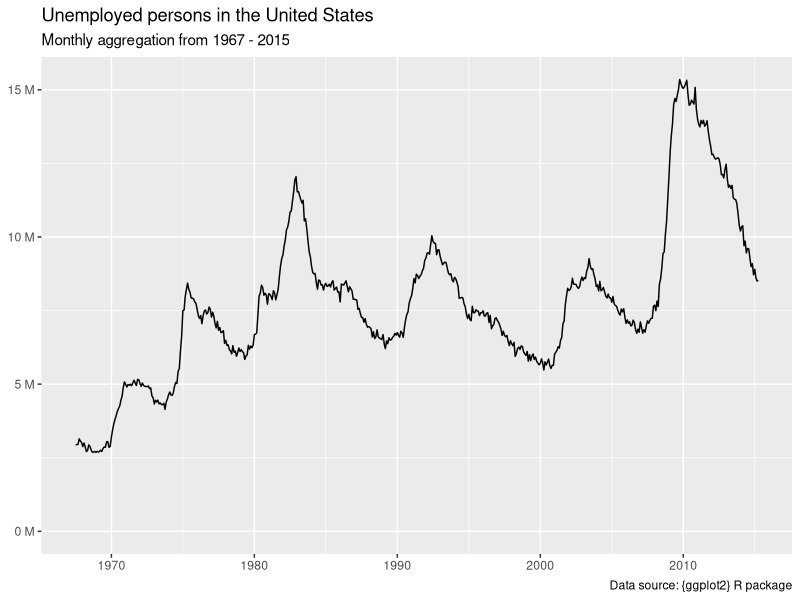
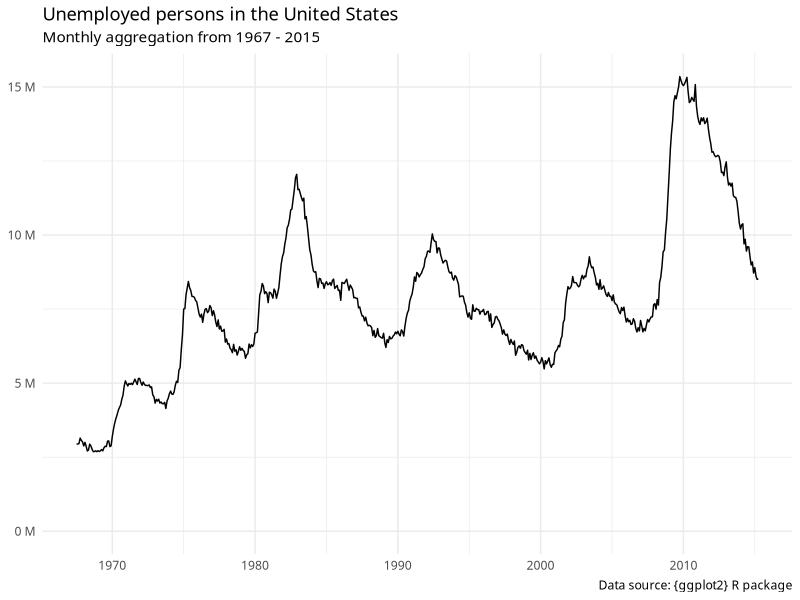
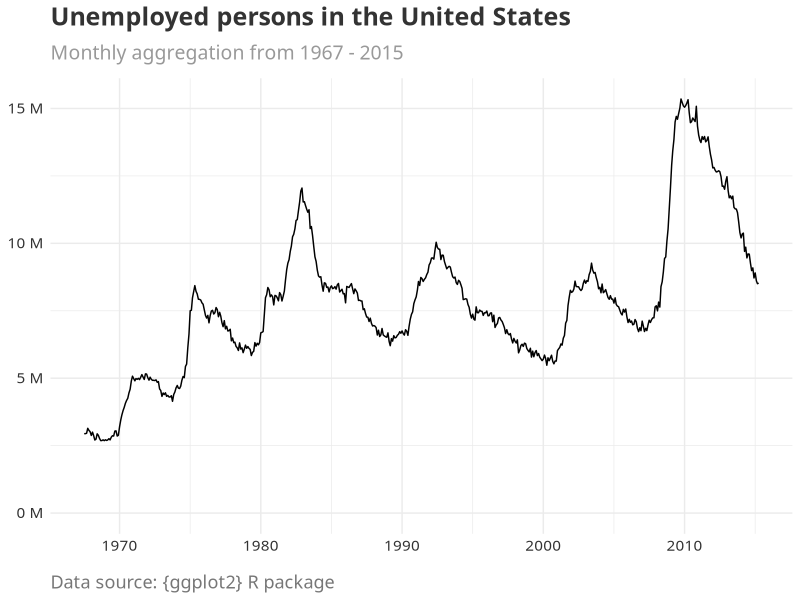
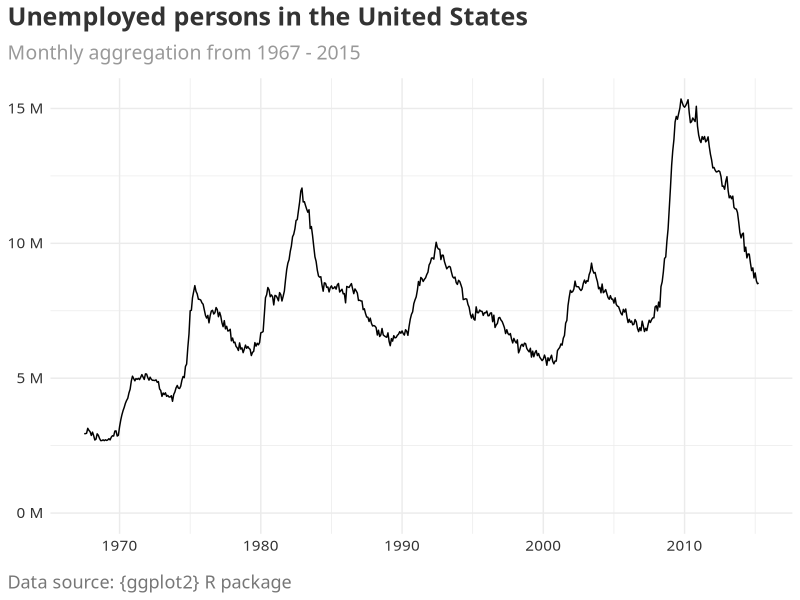
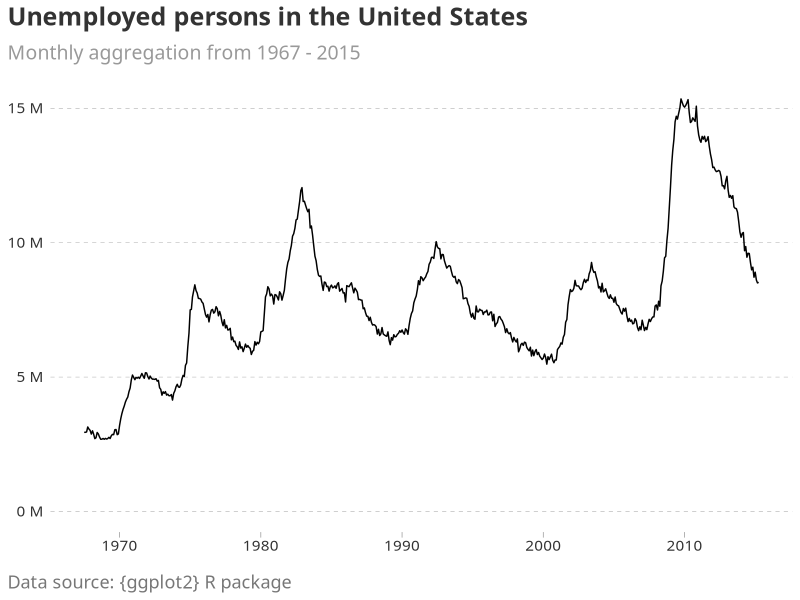
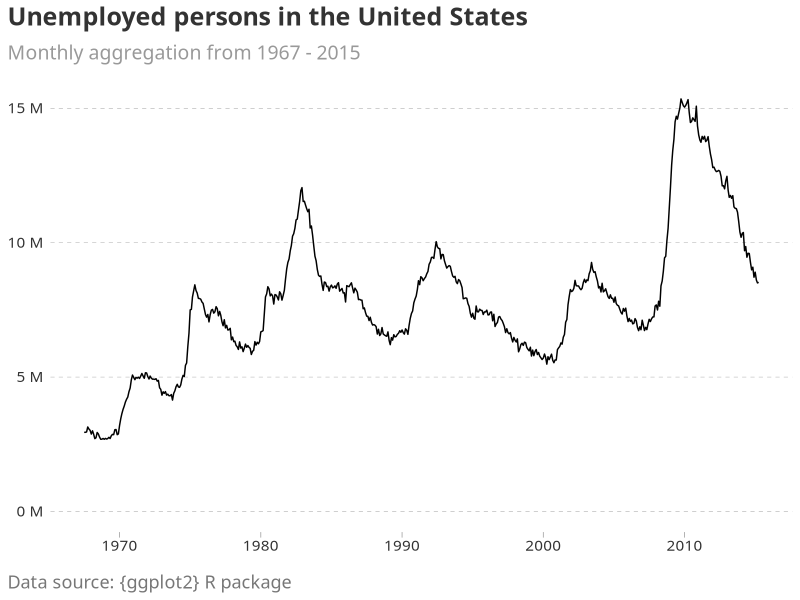
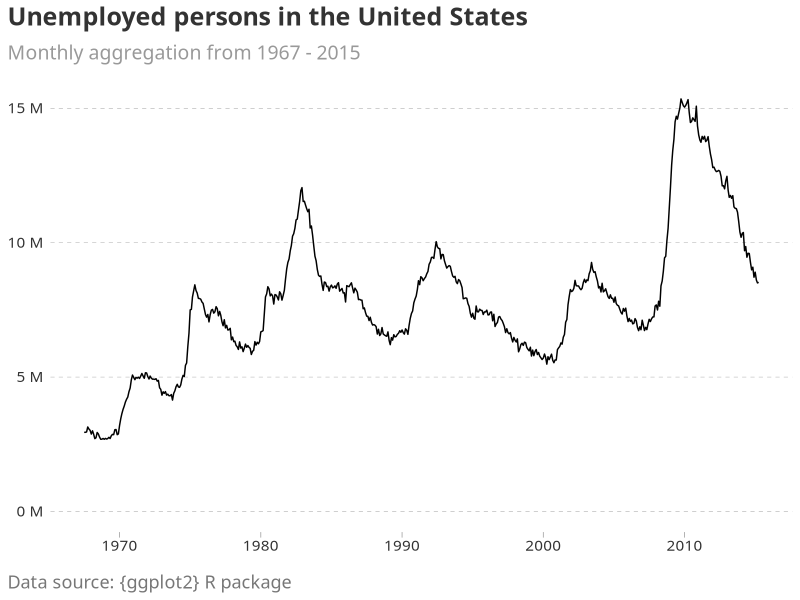
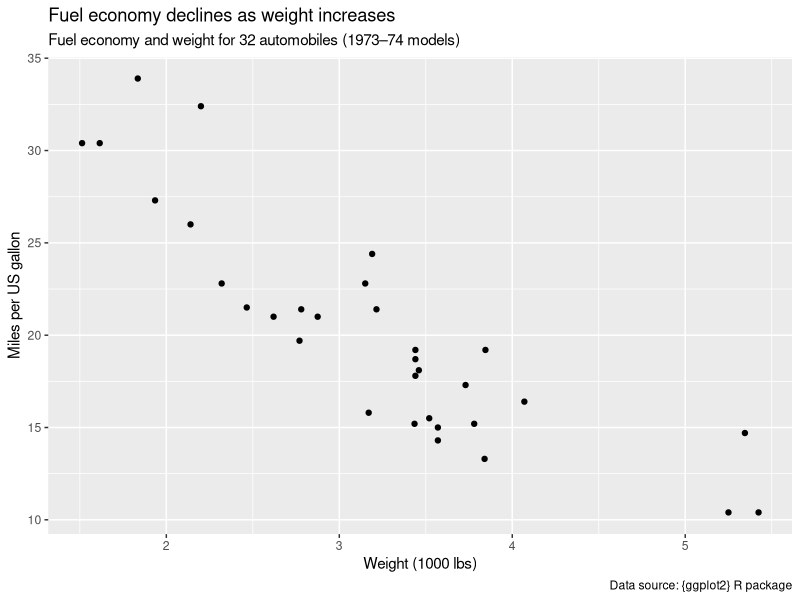

Reproduce these figures in R, in order.
## ---- chunk 1
#| include: false
library(ggplot2)
?theme
## ---- chunk 2
default_plot <- ggplot(economics, aes(date, unemploy)) +
  geom_line() +
  labs(
    title = "Unemployed persons in the United States",
    subtitle = "Monthly aggregation from 1967 - 2015",
    caption = "Data source: {ggplot2} R package",
    x = NULL,
    y = NULL
  ) +
  # Unemployment level is number of unemployed in thousands.
  # This declutters the figure by presenting the number of
  # unemployed in millions
  scale_y_continuous(
    labels = scales::label_number(
      scale = 0.001,
      suffix = " M"
    ),
    limits = c(0, max(economics$unemploy))
  )

default_plot
## ---- chunk 3
nyt_plot <- default_plot +
  theme_minimal(
    base_family = "Libre Franklin"
  )

nyt_plot
## ---- chunk 4
nyt_plot <- nyt_plot +
  theme(
    plot.title = element_text(
      size = 18,
      face = "bold",
      color = "#333333", # dark gray
      margin = margin(b = 10)
    ),
    plot.subtitle = element_text(
      size = 14,
      color = "#999999", # medium gray
      margin = margin(b = 10)
    ),
    plot.caption = element_text(
      size = 13,
      color = "#777777", # light gray
      margin = margin(t = 15),
      hjust = 0
    ),
    axis.text = element_text(
      size = 11,
      color = "#333333" # dark gray
    )
  )

nyt_plot
## ---- chunk 5
nyt_plot <- nyt_plot +
  theme(
    plot.title.position = "plot",
    plot.caption.position = "plot"
  )

nyt_plot
## ---- chunk 6
nyt_plot <- nyt_plot +
  theme(
    panel.grid.minor = element_blank(),
    panel.grid.major = element_line(
      linetype = "dashed",
      linewidth = 0.15,
      color = "#999999"
    ),
    panel.grid.major.x = element_blank(),
    axis.ticks.x = element_line(
      linetype = "solid",
      linewidth = 0.25,
      color = "#999999"
    ),
    axis.ticks.length.x = unit(4, units = "pt")
  )

nyt_plot
## ---- chunk 7
nyt_theme <- function() {
  # Set base theme and font family =============================================
  theme_minimal(
    base_family = "Libre Franklin"
  ) +
    # Overwrite base theme defaults ============================================
    theme(
      # Text elements ==========================================================
      plot.title = element_text(
        size = 18,
        face = "bold",
        color = "#333333",
        margin = margin(b = 10)
      ),
      plot.subtitle = element_text(
        size = 14,
        color = "#999999",
        margin = margin(b = 10)
      ),
      plot.caption = element_text(
        size = 13,
        color = "#777777",
        margin = margin(t = 15),
        hjust = 0
      ),
      axis.text = element_text(
        size = 11,
        color = "#333333"
      ),
      plot.title.position = "plot",
      plot.caption.position = "plot",
      # Line elements ==========================================================
      panel.grid.minor = element_blank(),
      panel.grid.major = element_line(
        linetype = "dashed",
        linewidth = 0.15,
        color = "#999999"
      ),
      panel.grid.major.x = element_blank(),
      axis.ticks.x = element_line(
        linetype = "solid",
        linewidth = 0.25,
        color = "#999999"
      ),
      axis.ticks.length.x = unit(4, units = "pt")
    )
}
## ---- chunk 8
default_plot +
  nyt_theme()
## ---- chunk 9
nyt_theme <- function(gridline_x = TRUE, gridline_y = TRUE) {
  gridline <- element_line(
    linetype = "dashed",
    linewidth = 0.15,
    color = "#999999"
  )

  gridline_x <- if (isTRUE(gridline_x)) {
    gridline
  } else {
    element_blank()
  }

  gridline_y <- if (isTRUE(gridline_y)) {
    gridline
  } else {
    element_blank()
  }

  # Set base theme and font family =============================================
  theme_minimal(
    base_family = "Libre Franklin"
  ) +
    # Overwrite base theme defaults ============================================
    theme(
      # Text elements ==========================================================
      plot.title = element_text(
        size = 18,
        face = "bold",
        color = "#333333",
        margin = margin(b = 10)
      ),
      plot.subtitle = element_text(
        size = 14,
        color = "#999999",
        margin = margin(b = 10)
      ),
      plot.caption = element_text(
        size = 13,
        color = "#777777",
        margin = margin(t = 15),
        hjust = 0
      ),
      axis.text = element_text(
        size = 11,
        color = "#333333"
      ),
      plot.title.position = "plot",
      plot.caption.position = "plot",
      # Line elements ==========================================================
      panel.grid.minor = element_blank(),
      panel.grid.major.x = gridline_x,
      panel.grid.major.y = gridline_y,
      axis.ticks.x = element_line(
        linetype = "solid",
        linewidth = 0.25,
        color = "#999999"
      ),
      axis.ticks.length.x = unit(4, units = "pt")
    )
}
## ---- chunk 10
default_plot +
  nyt_theme(gridline_x = FALSE, gridline_y = TRUE)
## ---- chunk 11
mtcars_plot <- ggplot(mtcars, aes(wt, mpg)) +
  geom_point() +
  labs(
    title = "Fuel economy declines as weight increases",
    subtitle = "Fuel economy and weight for 32 automobiles (1973–74 models)",
    caption = "Data source: {ggplot2} R package",
    x = "Weight (1000 lbs)",
    y = "Miles per US gallon"
  )

mtcars_plot
## ---- chunk 12
mtcars_plot <- mtcars_plot +
  nyt_theme(gridline_x = TRUE, gridline_y = TRUE)

mtcars_plot
